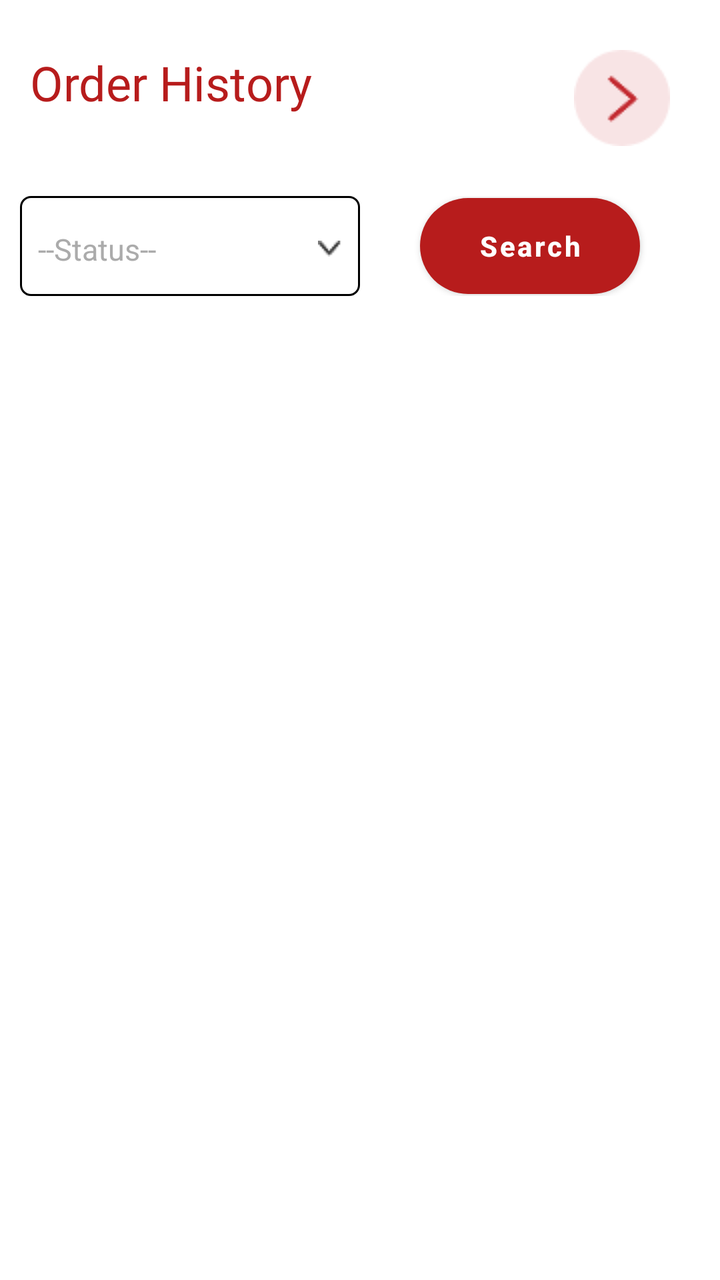
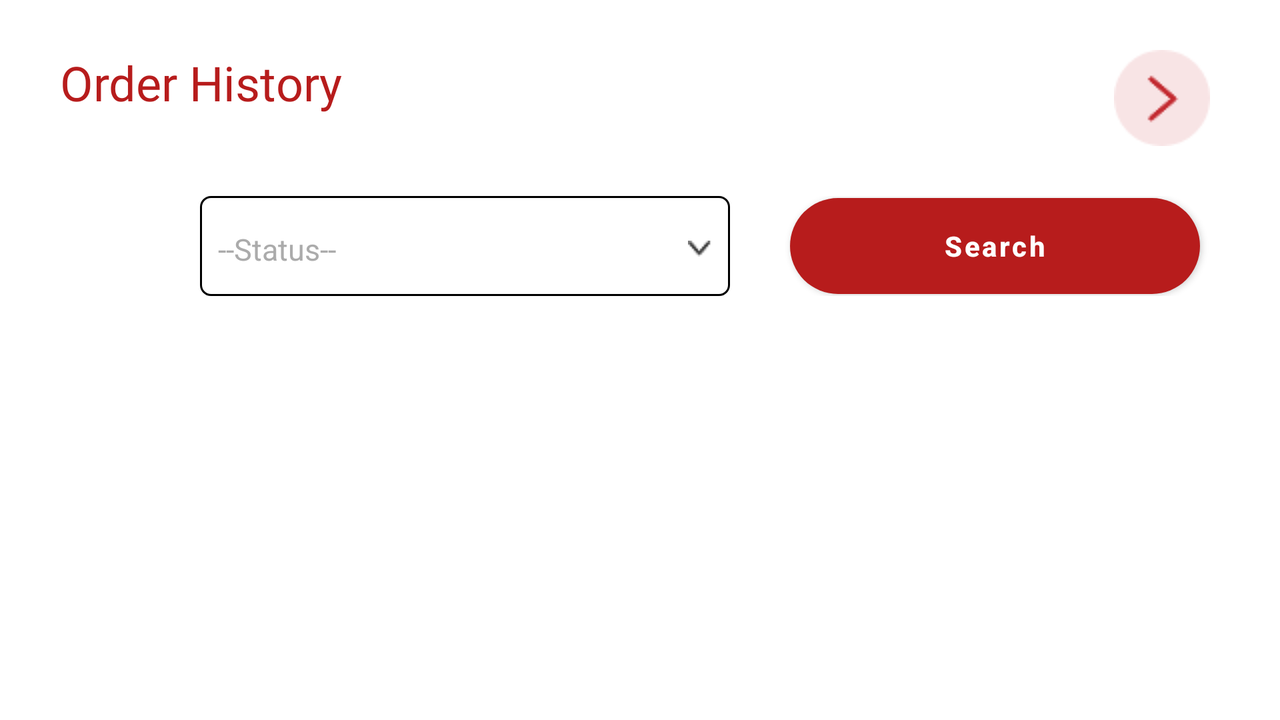

Two renders of one Android screen. The first uses the default layout on a phone; the second uses the alternative layout the repository ships for a different screen configuration, on a matching device. The two XML files are below.
<!-- AndroidManifest.xml: application theme Theme.SmartRestaurantApp -->
<!-- res/layout/activity_order_histrory.xml -->
<?xml version="1.0" encoding="utf-8"?>
<LinearLayout xmlns:android="http://schemas.android.com/apk/res/android"
    xmlns:app="http://schemas.android.com/apk/res-auto"
    android:layout_width="match_parent"
    android:layout_height="match_parent"
    xmlns:tools="http://schemas.android.com/tools"
    android:id="@+id/bookmark_background_main"
    android:background="@color/white"
    tools:context=".activitys.OrderHistroryActivity">
    <LinearLayout
        android:layout_width="match_parent"
        android:layout_height="match_parent"
        android:id="@+id/tranparent_layer"
        android:orientation="vertical">

        <RelativeLayout
            android:id="@+id/realtive_btn"
            android:layout_width="match_parent"
            android:layout_height="wrap_content"
            android:layout_marginTop="10dp"
            android:padding="15dp">

            <LinearLayout
                android:layout_width="wrap_content"
                android:layout_height="wrap_content"
                android:layout_alignParentStart="true"
                android:layout_marginRight="15dp"
                android:orientation="vertical"
                android:layout_alignParentLeft="true">

                <TextView
                    android:id="@+id/bookmark_red_name"
                    android:layout_width="wrap_content"
                    android:layout_height="wrap_content"
                    android:text="Order History"
                    android:fontFamily="@font/mmrtextb"
                    android:textColor="@color/red"
                    android:textSize="24dp" />
            </LinearLayout>

            <ImageView
                android:id="@+id/back_btn_orderhistory"
                android:layout_width="48dp"
                android:layout_height="48dp"
                android:layout_marginRight="10dp"
                android:layout_alignParentEnd="true"
                android:layout_centerVertical="true"
                android:background="@drawable/back_left"
                android:scaleType="fitXY" />
        </RelativeLayout>
        <LinearLayout
            android:layout_width="match_parent"
            android:weightSum="2"
            android:layout_gravity="center"
            android:padding="10dp"
            android:layout_height="wrap_content">
            <LinearLayout
                android:layout_width="match_parent"
                android:layout_height="wrap_content"
                android:background="@drawable/login_bg"
                android:orientation="horizontal"
                android:layout_weight="1"
                android:padding="5dp">

                <EditText
                    android:id="@+id/history_order_select"
                    android:layout_width="match_parent"
                    android:layout_height="40dp"
                    android:layout_weight="1"
                    android:drawableRight="@drawable/drop_down"
                    android:backgroundTint="@android:color/transparent"
                    android:editable="false"
                    android:focusableInTouchMode="false"
                    android:hint="--Status--"
                    android:inputType="none"
                    android:maxLength="12"
                    android:textColor="@color/text_color"
                    android:textColorHint="@color/hint_color"
                    android:textSize="15dp" />
            </LinearLayout>
            <Button
                android:layout_width="match_parent"
                android:text="@string/search"
                android:textStyle="bold"
                android:textAllCaps="false"
                android:layout_weight="1"
                android:paddingRight="20dp"
                android:layout_marginRight="30dp"
                android:layout_marginLeft="30dp"
                android:paddingLeft="20dp"
                android:textAlignment="center"
                android:layout_gravity="center"
                android:gravity="center"
                android:id="@+id/search_order"
                android:textColor="@color/white"
                android:background="@drawable/btn_login_bg"
                android:layout_height="wrap_content"/>
        </LinearLayout>


        <LinearLayout
            android:layout_width="match_parent"
            android:layout_height="match_parent"
            android:orientation="vertical">
            <androidx.recyclerview.widget.RecyclerView
                android:layout_width="match_parent"
                android:id="@+id/order_history_recycler"
                android:layout_height="wrap_content"/>
            <TextView
                android:layout_width="match_parent"
                android:text="No Data Found"
                android:layout_gravity="center"
                android:gravity="center"
                android:id="@+id/no_data_found"
                android:visibility="gone"
                android:textColor="@color/red"
                android:layout_marginTop="20dp"
                android:layout_height="wrap_content"/>

        </LinearLayout>
    </LinearLayout>
</LinearLayout>
<!-- resources referenced by this layout -->
<resources>
  <color name="hint_color">#ABABAB</color>
  <color name="red">#B71C1C</color>
  <color name="text_color">#333333</color>
  <color name="white">#FFFFFFFF</color>
  <!-- drawable back_left: png bitmap (drawable, 1506 bytes) -->
  <!-- drawable btn_login_bg (drawable-v24) -->
  <?xml version="1.0" encoding="utf-8"?>
  <shape
      xmlns:android="http://schemas.android.com/apk/res/android" android:shape="rectangle" >
      <gradient
          android:startColor="#B91B1E"
          android:endColor="#DC1519"
          android:angle="180"/>
      <corners
          android:radius="220dp"/>
  
  
  </shape>
  <!-- drawable drop_down: png bitmap (drawable, 319 bytes) -->
  <!-- drawable login_bg (drawable) -->
  <shape xmlns:android="http://schemas.android.com/apk/res/android"
      android:id="@+id/listview_background_shape">
      <stroke android:width="0.9dp"
          android:color="#000000" />
      <corners android:radius="5dp" />
      <solid android:color="#ffffffff" />
  </shape>
  <string name="search">Search</string>
  <style name="Theme.SmartRestaurantApp" parent="Theme.MaterialComponents.DayNight.NoActionBar">
          <item name="windowActionBar">false</item>
          <item name="windowNoTitle">true</item>
  
          
  
          <item name="colorPrimary">@color/red</item>
          <item name="colorPrimaryVariant">@color/black</item>
          <item name="colorOnPrimary">@color/black</item>
          
          <item name="colorSecondary">@color/black</item>
          <item name="colorSecondaryVariant">@color/teal_700</item>
          <item name="colorOnSecondary">@color/red</item>
          
          <item name="android:statusBarColor" tools:targetApi="l">?attr/colorPrimaryVariant</item>
          
      </style>
  <color name="black">#FF000000</color>
  <color name="teal_700">#FF018786</color>
</resources>
<!-- res/layout-land/activity_order_histrory.xml (the repository's variant of the layout above) -->
<!-- drawn on the phone turned sideways -->
<?xml version="1.0" encoding="utf-8"?>
<LinearLayout xmlns:android="http://schemas.android.com/apk/res/android"
    xmlns:app="http://schemas.android.com/apk/res-auto"
    android:layout_width="match_parent"
    android:layout_height="match_parent"
    xmlns:tools="http://schemas.android.com/tools"
    android:id="@+id/bookmark_background_main"
    android:background="@color/white"
    tools:context=".activitys.OrderHistroryActivity">
    <LinearLayout
        android:layout_width="match_parent"
        android:layout_height="match_parent"
        android:id="@+id/tranparent_layer"
        android:orientation="vertical">

        <RelativeLayout
            android:id="@+id/realtive_btn"
            android:layout_width="match_parent"
            android:layout_height="wrap_content"
            android:layout_marginTop="10dp"
            android:padding="15dp">

            <LinearLayout
                android:layout_width="wrap_content"
                android:layout_height="wrap_content"
                android:layout_alignParentStart="true"
                android:layout_marginLeft="15dp"
                android:orientation="vertical"
                android:layout_alignParentLeft="true">

                <TextView
                    android:id="@+id/bookmark_red_name"
                    android:layout_width="wrap_content"
                    android:layout_height="wrap_content"
                    android:text="Order History"
                    android:fontFamily="@font/mmrtextb"
                    android:textColor="@color/red"
                    android:textSize="24dp" />
            </LinearLayout>

            <ImageView
                android:id="@+id/back_btn_orderhistory"
                android:layout_width="48dp"
                android:layout_height="48dp"
                android:layout_marginRight="20dp"
                android:layout_alignParentEnd="true"
                android:layout_centerVertical="true"
                android:background="@drawable/back_left"
                android:scaleType="fitXY" />
        </RelativeLayout>
        <LinearLayout
            android:layout_width="550dp"
            android:weightSum="2"
            android:layout_gravity="center|end"
            android:padding="10dp"
            android:layout_height="wrap_content">

            <LinearLayout
                android:layout_width="match_parent"
                android:layout_height="wrap_content"
                android:layout_weight="1"
                android:background="@drawable/login_bg"
                android:orientation="horizontal"
                android:padding="5dp">

                <EditText
                    android:id="@+id/history_order_select"
                    android:layout_width="match_parent"
                    android:layout_height="40dp"
                    android:layout_weight="1"
                    android:backgroundTint="@android:color/transparent"
                    android:drawableRight="@drawable/drop_down"
                    android:editable="false"
                    android:focusableInTouchMode="false"
                    android:hint="--Status--"
                    android:inputType="none"
                    android:maxLength="12"
                    android:textColor="@color/text_color"
                    android:textColorHint="@color/hint_color"
                    android:textSize="15dp" />
            </LinearLayout>
            <Button
                android:layout_width="match_parent"
                android:text="Search"
                android:textAllCaps="false"

                android:textStyle="bold"
                android:layout_weight="1"
                android:paddingRight="20dp"
                android:layout_marginRight="30dp"
                android:layout_marginLeft="30dp"
                android:paddingLeft="20dp"
                android:textAlignment="center"
                android:layout_gravity="center"
                android:gravity="center"
                android:id="@+id/search_order"
                android:textColor="@color/white"
                android:background="@drawable/btn_login_bg"
                android:layout_height="wrap_content"/>
        </LinearLayout>


        <LinearLayout
            android:layout_width="match_parent"
            android:layout_height="match_parent"
            android:orientation="vertical">
            <androidx.recyclerview.widget.RecyclerView
                android:layout_width="match_parent"
                android:id="@+id/order_history_recycler"
                android:layout_height="wrap_content"/>
        </LinearLayout>
    </LinearLayout>
</LinearLayout>
<!-- resources referenced by the variant -->
<!-- as the phone turned sideways resolves them -->
<resources>
  <color name="hint_color">#ABABAB</color>
  <color name="red">#B71C1C</color>
  <color name="text_color">#333333</color>
  <color name="white">#FFFFFFFF</color>
  <!-- drawable back_left: png bitmap (drawable, 1506 bytes) -->
  <!-- drawable btn_login_bg (drawable-v24) -->
  <?xml version="1.0" encoding="utf-8"?>
  <shape
      xmlns:android="http://schemas.android.com/apk/res/android" android:shape="rectangle" >
      <gradient
          android:startColor="#B91B1E"
          android:endColor="#DC1519"
          android:angle="180"/>
      <corners
          android:radius="220dp"/>
  
  
  </shape>
  <!-- drawable drop_down: png bitmap (drawable, 319 bytes) -->
  <!-- drawable login_bg (drawable) -->
  <shape xmlns:android="http://schemas.android.com/apk/res/android"
      android:id="@+id/listview_background_shape">
      <stroke android:width="0.9dp"
          android:color="#000000" />
      <corners android:radius="5dp" />
      <solid android:color="#ffffffff" />
  </shape>
  <style name="Theme.SmartRestaurantApp" parent="Theme.MaterialComponents.DayNight.NoActionBar">
          <item name="windowActionBar">false</item>
          <item name="windowNoTitle">true</item>
  
          
  
          <item name="colorPrimary">@color/red</item>
          <item name="colorPrimaryVariant">@color/black</item>
          <item name="colorOnPrimary">@color/black</item>
          
          <item name="colorSecondary">@color/black</item>
          <item name="colorSecondaryVariant">@color/teal_700</item>
          <item name="colorOnSecondary">@color/red</item>
          
          <item name="android:statusBarColor" tools:targetApi="l">?attr/colorPrimaryVariant</item>
          
      </style>
  <color name="black">#FF000000</color>
  <color name="teal_700">#FF018786</color>
</resources>
